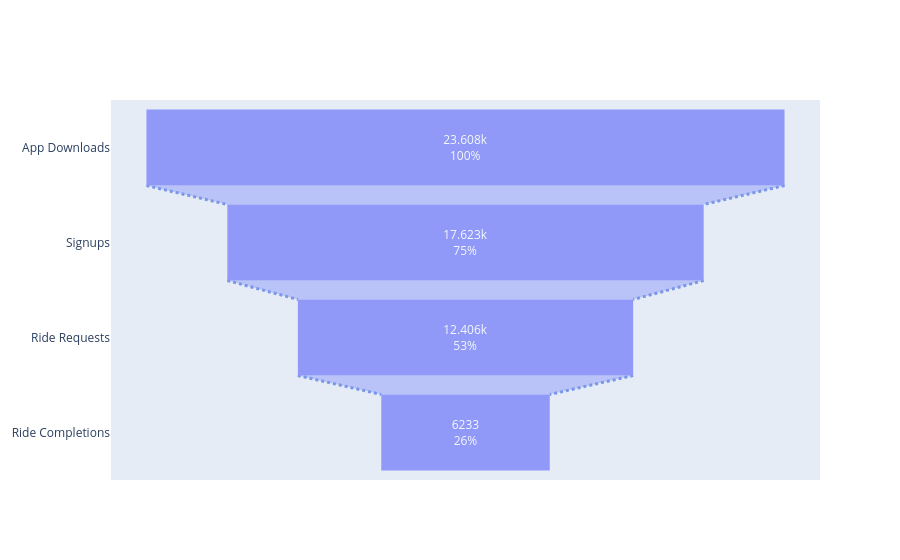

This figure's notebook cell:
### Code cell
fig = Figure(data = Funnel(x = full_funnel.values,
                           y = full_funnel.index,
                           textinfo = "value+percent initial",
                           opacity=0.65,
                           connector = {"line": {"color": "royalblue",
                                                 "dash": "dot",
                                                 "width": 3}}))
fig.show()

### Figure 1 — Plotly figure (JSON) as saved in the notebook; plotly's stock layout.template omitted (floating-point values rounded to 4 significant figures)
{"data": [{"connector": {"line": {"color": "royalblue", "dash": "dot", "width": 3}}, "opacity": 0.65, "textinfo": "value+percent initial", "type": "funnel", "x": [23608, 17623, 12406, 6233], "y": ["App Downloads", "Signups", "Ride Requests", "Ride Completions"]}], "layout": {}}
